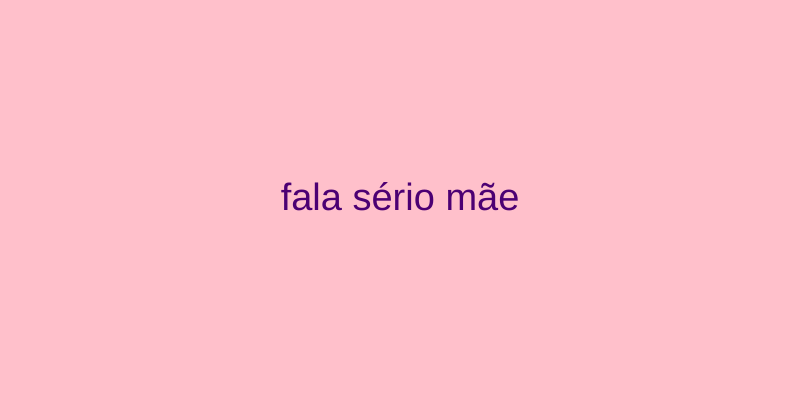
Frame 1 (no input)
Frame 60 (no input): identical to frame 1, image omitted
Frame 120 (the mouse pressed at the canvas centre since frame 60): identical to frame 1, image omitted

The p5.js sketch that drew this single still picture (run headless with seeded random() and noise() and a simulated clock; from frame 60 on, the mouse is pressed at the canvas centre):

// p5.js sketch
// ── sketch.js
// ação, comédia, drama, romance

// homem aranha 3, +12, ação, aventura
// meu malvado favorito 4, LIVRE, fantasia, aventura, comédia

// como eu antes de você,+12, drama, romance
// deadpool, +16, ação,comédia
// o auto da compadecida, +12, comédia, aventura
// fala sério,mãe, +12, comédia,


let campoIdade;
let campoFantasia;
let campoAventura;

function setup() {
  createCanvas(800, 400);
  createElement("h2", "Recomendador de filmes");
  createSpan("Sua idade:");
  campoIdade = createInput("17");
  campoFantasia = createCheckbox("Gosta de fantasia?");
  campoAventura = createCheckbox("Gosta de aventura?");
}

function draw() {
  background("pink");
  let idade = campoIdade.value();
  let gostaDeFantasia = campoFantasia.checked();
  let gostaDeAventura = campoAventura.checked();
  let recomendacao = geraRecomendacao(idade, gostaDeFantasia, gostaDeAventura);

  fill(color(76, 0, 115));
  textAlign(CENTER, CENTER);
  textSize(38);
  text(recomendacao, width / 2, height / 2);
}

function geraRecomendacao(idade, gostaDeFantasia, gostaDeAventura) {
  if (idade >= 10) {
    if (idade >= 14) {
      return "fala sério mãe";
    } else {
      if (idade >= 12) {
        if(gostaDeFantasia || gostaDeAventura) {
          return "meu malvado favorito";          
        } else{
         return "como eu era antes de você";
        }
      } else {
        if (gostaDeFantasia) {
          return "deadpool";
        } else {
          return "o auto da compadecida";
        }
      }
    }
  } else {
    if (gostaDeFantasia) {
      return "simplismente acontece";
    } else {
      return "homem aranha";
    }
  }













}
